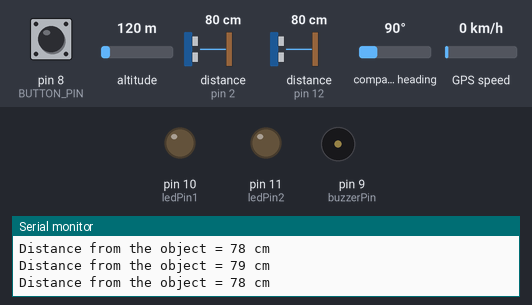
This sketch was run on a simulated Arduino Uno, built with avr-gcc and run on an emulated ATmega328P. Shown: output pins drawn as LEDs (lit = HIGH), buzzer (waves = sounding), the last lines printed to the serial monitor. Wiring (inferred from the names in the program): 2 × ultrasonic range finder: trigger pin 3, echo pin 2 / trigger pin 13, echo pin 12. Dashed ring = blinking. The inputs (shaded band) are chosen by the test bench; at power-on: distance to the obstacle (sensors on pin 12, pin 2) 80 cm, pin 8 (BUTTON_PIN) LOW, altitude 120 m, compass heading 90°, GPS speed 0 km/h. The echo pulse lasts 58.3 µs per cm; the GPS gets a fix after 3 s at 37.7749, -122.4194 with 8 satellites; the modem accepts every AT command (registered, SIM ready, sends succeed) and sends nothing else; pins used as bus, display or sensor lines are not drawn.

Above: at 2.2 s.
2.3 s: distance to the obstacle (sensor on pin 12) set to 51 cm
5.3 s: distance to the obstacle (sensor on pin 12) set to 41 cm
At 5.47 s:
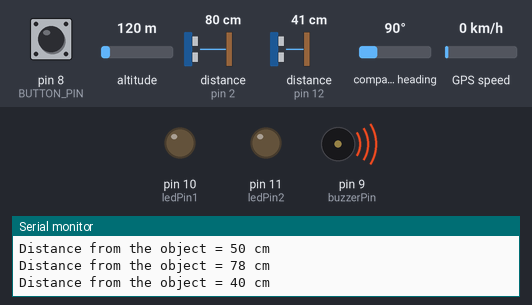
8.3 s: distance to the obstacle (sensor on pin 2) set to 299 cm
11.3 s: pin 8 (BUTTON_PIN) pulled HIGH for 1 s
At 11.8 s:
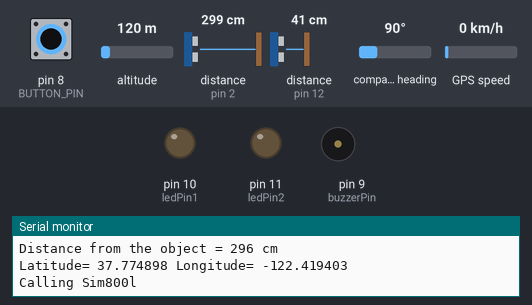
13.8 s: distance to the obstacle (sensor on pin 12) set to 120 cm
16.8 s: distance to the obstacle (sensor on pin 2) set to 50 cm
At 18.1 s:
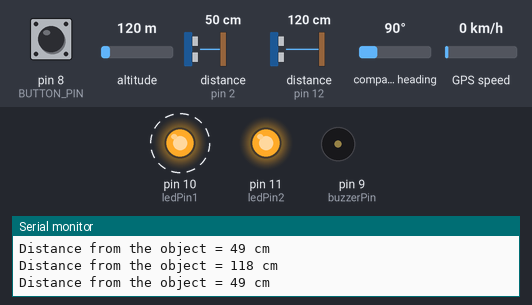
19.8 s: distance to the obstacle (sensor on pin 2) set to 40 cm
At 20.9 s:
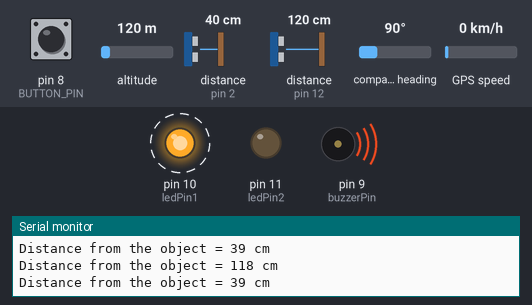
Timing chart, 0 to 23.8 s (numbered marks = the images above; inputs shaded):
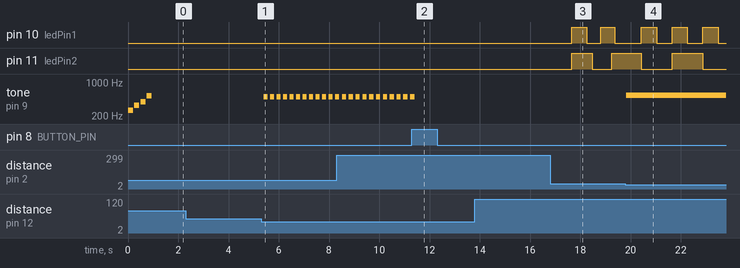

Measured:
- the behaviour switches between 46 and 45 cm on distance to the obstacle (sensor on pin 12) (found by bisection; images 0 and 1)
- the behaviour switches between 46 and 45 cm on distance to the obstacle (sensor on pin 2) (found by bisection; images 3 and 4)
- after the input at 5.3 s, tone on pin 9 (buzzerPin): alternates 500 Hz for 0.16 s and silent for 0.10 s, starting after 0.10 s
- after the input at 11.3 s, tone on pin 9 (buzzerPin): goes on until 11.4 s, then stays silent
- after the input at 19.8 s, tone on pin 9 (buzzerPin): silent → 528 Hz at once
- by itself, pin 10 (ledPin1): alternates HIGH for 0.61 s and LOW for 0.61 s

The sketch:

final_v6.ino
```cpp
#include <TinyGPS++.h>
#include <SoftwareSerial.h>

static const uint32_t GPSBaud = 9600;

// The TinyGPS++ object
TinyGPSPlus gps;

// The serial connection to the GPS device
SoftwareSerial ss(4, 5); //Tx, Rx
SoftwareSerial sim800l(7, 6); // Tx, Rx for SIM800L module
#define BUTTON_PIN 8 // Pin where the button is connected
//#define RESET_PIN 13//
const int ledPin1 = 10;
const int ledPin2 = 11;
const int buzzerPin = 9;
int state=1;
const int trigPin1 = 13;
const int echoPin1 = 12;
const int trigPin2 = 3;
const int echoPin2 = 2;
boolean buttonPressed = false;
unsigned long lastBlinkTime = 0;
int ledState = LOW;
unsigned long previousMillis1 = 0;
unsigned long previousMillis2 = 0;
const long interval1 = 500; // Interval for LED1 blink (in milliseconds)
const long interval2 = 700; // Interval for LED2 blink (in milliseconds)
int ledState1 = LOW; // Initial state for LED1
int ledState2 = LOW; // Initial state for LED2


//---------------------------------------------------------------------------------------------
boolean getResponse(String expected_answer, unsigned int timeout = 1000) {
  boolean flag = false;
  String response = "";
  unsigned long previous;
  //*************************************************************
  for (previous = millis(); (millis() - previous) < timeout;) {
    while (sim800l.available()) {
      response = sim800l.readString();
      if (response.indexOf(expected_answer) > 0) {
        flag = true;
        goto OUTSIDE;
      }
    }
  }
  //*************************************************************
  OUTSIDE:
  if (response != "") { Serial.println(response); }
  return flag;
}
//---------------------------------------------------------------------------------------------
boolean tryATcommand(String cmd, String expected_answer, int timeout, int total_tries) {
TryAgain:
  //*************************************************************
  for (int i = 1; i <= total_tries; i++) {
    sim800l.println(cmd);
    if (getResponse(expected_answer, timeout) == true) {
      break;
    }
    else {
      Serial.print(".");
    }
  }
  //*************************************************************
}

void sendSMS(String number, String msg) {
  tryATcommand("AT+CMGS=\"" + String(number) + "\"", ">", 1000, 5);
  sim800l.print(msg);
  sim800l.write(26); // ASCII code for Ctrl+Z to send the message
  delay(1000);
  buttonPressed = true; // Mark the button as pressed to avoid sending multiple SMS
}

void buzzer(){
  // Test the buzzer by turning it on for 100 milliseconds
  tone(buzzerPin, 1000); // 1000 Hz tone
  delay(100);

  // Turn off the buzzer for 100 milliseconds
  noTone(buzzerPin);
  delay(100);

  // Repeat the process for a different tone
  tone(buzzerPin, 2000); // 2000 Hz tone
  delay(100);

  noTone(buzzerPin);
  delay(100);
}

// Buzzer function for the right sensor
void buzzerRight(int distance) {

  if (distance < 30) {
    tone(buzzerPin, 1000); // Play a tone
    delay(150); // delay required for beeps
  } else if (distance < 45) {
    tone(buzzerPin, 500); // Play a different tone
    delay(150);// delay required for beeps
  } else {
    noTone(buzzerPin); // Turn off the buzzer if the distance is more the defined ranges
  }
}

// Buzzer function for the left sensor
void buzzerLeft(int distance) {
  if (distance < 30) {
    tone(buzzerPin, 1100); // Play a tone
    delay(500);
  } else if (distance < 45) {
    tone(buzzerPin, 528); // Play a different tone
    delay(500);
  } else {
    noTone(buzzerPin); // Turn off the buzzer if the distance is more the defined ranges
  }
}

void startupBuzzer(){
    // Unique sound sequence with the buzzer
  int notes[] = {262, 330, 392, 523}; // Frequencies for the notes in the array
  int duration = 200; // Duration of each note

  for (int i = 0; i < 4; i++) { // for loop to play each note in the array
    tone(buzzerPin, notes[i], duration); // play the note
    delay(duration); // pause between notes
    noTone(buzzerPin); // turn off the buzzer
    delay(50); // delay for pause
  }
}

void ultrasonic(int trigPin, int echoPin, int buzzerPin) {
  digitalWrite(trigPin, LOW);
  delayMicroseconds(2);
  digitalWrite(trigPin, HIGH);
  delayMicroseconds(10);
  digitalWrite(trigPin, LOW);
  long duration = pulseIn(echoPin, HIGH); // Reads the echoPin, returns the sound wave travel time in microseconds
  int distance = duration * 0.034 / 2; // Calculating distance using formula in the datasheet
  Serial.print("Distance from the object = ");
  Serial.print(distance);
  Serial.println(" cm");

  if (trigPin == trigPin1 && echoPin == echoPin1) {
    // If the right side sensor, produce a sound relative to the distance
    buzzerRight(distance);
  } else if (trigPin == trigPin2 && echoPin == echoPin2) {
    // If the left side sensor, produce a different sound pattern based on the distance
    buzzerLeft(distance);
  }
}


void neo6m(){
  ss.begin(GPSBaud);
  ss.listen();

  unsigned long startMillis = millis();
  while (millis() - startMillis < 1000) { // Wait for 1 second
    while (ss.available()) {
      gps.encode(ss.read());
      if (gps.location.isUpdated()) {
        Serial.print("Latitude= ");
        Serial.print(gps.location.lat(), 6);
        Serial.print(" Longitude= ");
        Serial.println(gps.location.lng(), 6);
        return; // Exit the function once location is updated
      }
    }
  }

  Serial.println("No GPS data received within 1 second");
}


void blinkLED(){

  unsigned long currentMillis = millis(); // Get the current time

  // Blink LED1
  if (currentMillis - previousMillis1 >= interval1) {
    previousMillis1 = currentMillis; // Save the last time LED1 was blinked
    if (ledState1 == LOW) {
      digitalWrite(ledPin1, HIGH); // Turn LED1 on
      ledState1 = HIGH; // Update LED1 state
    } else {
      digitalWrite(ledPin1, LOW); // Turn LED1 off
      ledState1 = LOW; // Update LED1 state
    }
  }

  // Blink LED2
  if (currentMillis - previousMillis2 >= interval2) {
    previousMillis2 = currentMillis; // Save the last time LED2 was blinked
    if (ledState2 == LOW) {
      digitalWrite(ledPin2, HIGH); // Turn LED2 on
      ledState2 = HIGH; // Update LED2 state
    } else {
      digitalWrite(ledPin2, LOW); // Turn LED2 off
      ledState2 = LOW; // Update LED2 state
    }
  }
}


void setup(){
  Serial.begin(9600);
  pinMode(ledPin1, OUTPUT);
  pinMode(ledPin2, OUTPUT);
  pinMode(trigPin1, OUTPUT);
  pinMode(echoPin1, INPUT);
  pinMode(trigPin2, OUTPUT);
  pinMode(echoPin2, INPUT);
  startupBuzzer(); // call this function to for sound indicating the system is up and running
}


void loop(){

  ultrasonic(trigPin1, echoPin1, buzzerPin);
  ultrasonic(trigPin2, echoPin2, buzzerPin);
  delay(100);

  if (digitalRead(BUTTON_PIN) == HIGH && !buttonPressed) {
    state=0;
    neo6m();
    sim800l.begin(9600);
    sim800l.listen();
    Serial.println("Calling Sim800l");
    tryATcommand("ATE", "OK", 1000, 20);
    tryATcommand("AT", "OK", 1000, 20);
    tryATcommand("AT+CMGF=1", "OK", 1000, 20);
    tryATcommand("AT+CNMI=1,2,0,0,0", "OK", 1000, 20);


    String message;
    //message = "HELP ME! Current Location - Latitude: " + String(gps.location.lat(), 6) + ", Longitude: " + String(gps.location.lng(), 6);
    message = "HELP ME!!! https://www.google.com/maps?q=" + String(gps.location.lat(), 6) + "," + String(gps.location.lng(), 6);
    Serial.println(message);
    sendSMS("447888196873", message); // Replace with the actual phone number
    Serial.println("Button Pressed");
    ss.listen();
    Serial.println("Calling GPS");
    lastBlinkTime = millis();
    ss.end();
  }

  if(state!=1){
    sim800l.end();
    buttonPressed = false;
    if (millis() - lastBlinkTime < 300000) {  // Check if 5 minutes have passed since the LEDs started blinking
      blinkLED(); // Blink LED function to blink LEDs
    } else {
      digitalWrite(ledPin1, LOW); // Turn off LEDs
      digitalWrite(ledPin2, LOW);
      state = 1; // Back to normal state
    }

  }

}
```
